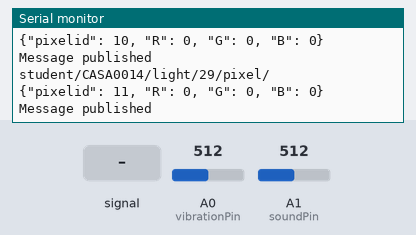
This sketch was run on a simulated Arduino MKR. On the bench: the last lines printed to the serial monitor. The test bench sets the inputs (shaded band); at power-on: A0 (vibrationPin) = 512, A1 (soundPin) = 512. WiFi joins after 1.5 s; servers stay silent unless stated; random numbers use the default seed unless the sketch sets one; no MQTT or app messages arrive unless stated; not simulated (calls return 0 or success): arduino_secrets.h.

Above: at 3.7 s.
3.8 s: A1 (soundPin) fed a 200 Hz sine of ±81 counts around its level
5.3 s: A0 (vibrationPin) set to 490
6.8 s: A1 (soundPin) set to 490
8.3 s: A1 (soundPin) fed a 1000 Hz sine of ±255 counts around its level
9.8 s: A0 (vibrationPin) set to 510
At 9.82 s:
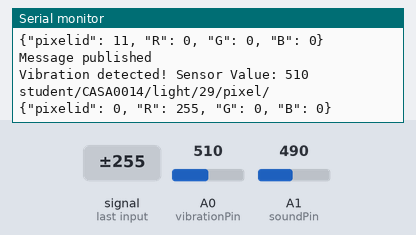
11.3 s: A1 (soundPin) set to 510
At 12.6 s:
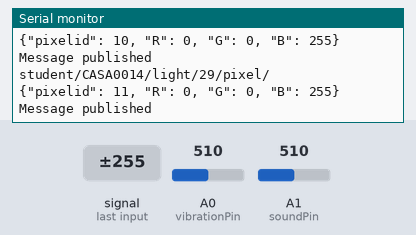
Timing chart, 0 to 13.8 s (numbered marks = the images above; inputs shaded):
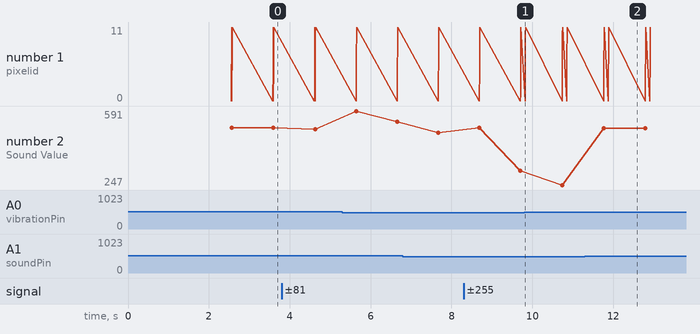

Measured:
- after the input at 9.8 s, the serial monitor: prints a new line at once (image 1)
- after the input at 11.3 s, the serial monitor: prints a new line after 0.46 s (image 2)
- plotted number 2: 512 → 506 after the input at 3.8 s, 506 → 540 after the input at 5.3 s, 540 → 490 after the input at 6.8 s, 490 → 313 after the input at 8.3 s, 313 → 247 after the input at 9.8 s

The sketch:

ce_work.ino
```cpp
#include <WiFiNINA.h>
#include <PubSubClient.h>
#include <utility/wifi_drv.h>
#include "arduino_secrets.h"

const char* ssid          = SECRET_SSID;
const char* password      = SECRET_PASS;
const char* mqtt_username = SECRET_MQTTUSER;
const char* mqtt_password = SECRET_MQTTPASS;
const char* mqtt_server   = "mqtt.cetools.org";
const int mqtt_port       = 1884;

int status = WL_IDLE_STATUS;

WiFiClient wificlient;
PubSubClient client(wificlient);

// MQTT topic for controlling the light
char mqtt_topic_demo[] = "student/CASA0014/light/29/pixel/";

const int vibrationPin = A0; // Pin for the vibration sensor
const int soundPin = A1;     // Pin for the sound sensor
const int vibrationThreshold = 500; // Vibration threshold value

const int total_pixels = 12; // Total number of pixels in the light setup

int currentColor = 0;  // 0: Red, 1: Green, 2: Blue, 3: White
int r = 0, g = 0, b = 0; // Initial RGB values

unsigned long lastVibrationTime = 0; // Record the last time a vibration was detected
unsigned long lastSoundUpdateTime = 0; // Record the last time sound updated pixels
const unsigned long vibrationDebounceInterval = 1000; // Minimum interval between vibration detections (1 second)
const unsigned long soundUpdateInterval = 1000; // Minimum interval for sound updates (1 second)

int activePixels = 0; // Number of active pixels based on sound level

// Function declarations
void sendmqtt(int pixelID, int r, int g, int b);
void startWifi();
void reconnectMQTT();

void setup() {
  Serial.begin(115200);
  delay(1000);

  // WiFi setup
  startWifi();
  client.setServer(mqtt_server, mqtt_port);

  Serial.println("Setup complete");
}

void loop() {
  // Ensure WiFi is connected
  if (WiFi.status() != WL_CONNECTED) {
    Serial.println("WiFi not connected, reconnecting...");
    startWifi();
  }

  // Ensure MQTT is connected
  if (!client.connected()) {
    Serial.println("MQTT not connected, reconnecting...");
    reconnectMQTT();
  }

  unsigned long currentTime = millis();

  // Vibration Logic (Control Color)
  int vibrationValue = analogRead(vibrationPin);
  if (vibrationValue > vibrationThreshold && (currentTime - lastVibrationTime > vibrationDebounceInterval)) {
    lastVibrationTime = currentTime; // Update the last detection time
    Serial.print("Vibration detected! Sensor Value: ");
    Serial.println(vibrationValue);

    // Change color
    currentColor = (currentColor + 1) % 4; // Cycle through 4 colors
    switch (currentColor) {
      case 0: r = 255; g = 0; b = 0; break; // Red
      case 1: r = 0; g = 255; b = 0; break; // Green
      case 2: r = 0; g = 0; b = 255; break; // Blue
      case 3: r = 255; g = 255; b = 255; break; // White
    }

    // Update all pixels with the new color
    for (int pixelID = 0; pixelID < total_pixels; pixelID++) {
      sendmqtt(pixelID, r, g, b);
    }
  }

  // Sound Logic (Control Pixel Count)
  if (currentTime - lastSoundUpdateTime > soundUpdateInterval) {
    lastSoundUpdateTime = currentTime; // Update last sound time

    int soundValue = analogRead(soundPin);
    Serial.print("Sound Value: ");
    Serial.println(soundValue);

    if (soundValue < 341) { // Low range (0-340)
      activePixels = 4;
    } else if (soundValue < 682) { // Mid range (341-681)
      activePixels = 8;
    } else { // High range (682-1023)
      activePixels = 12;
    }

    // Update pixels based on active pixel count
    for (int pixelID = 0; pixelID < total_pixels; pixelID++) {
      if (pixelID < activePixels) {
        sendmqtt(pixelID, r, g, b); // Active pixels follow vibration-detected color
      } else {
        sendmqtt(pixelID, 0, 0, 0); // Inactive pixels are turned off
      }
    }
  }

  delay(100); // Short delay to prevent excessive loop execution
}

// Send MQTT message to update light color
void sendmqtt(int pixelID, int r, int g, int b) {
  char mqtt_message[100];
  sprintf(mqtt_message, "{\"pixelid\": %d, \"R\": %d, \"G\": %d, \"B\": %d}", pixelID, r, g, b);
  Serial.println(mqtt_topic_demo);
  Serial.println(mqtt_message);

  if (client.publish(mqtt_topic_demo, mqtt_message)) {
    Serial.println("Message published");
  } else {
    Serial.println("Failed to publish message");
  }
}

void startWifi() {
  if (WiFi.status() == WL_NO_MODULE) {
    Serial.println("Communication with WiFi module failed!");
    while (true);
  }
  WiFi.begin(ssid, password);
  while (WiFi.status() != WL_CONNECTED) {
    delay(500);
    Serial.print(".");
  }
  Serial.println("Connected to WiFi");
  Serial.print("IP address: ");
  Serial.println(WiFi.localIP());
}

void reconnectMQTT() {
  while (!client.connected()) {
    String clientId = "kk";
    clientId += String(random(0xffff), HEX);
    if (client.connect(clientId.c_str(), mqtt_username, mqtt_password)) {
      Serial.println("MQTT connected");
    } else {
      Serial.print("Failed, rc=");
      Serial.print(client.state());
      delay(5000);
    }
  }
}
```
